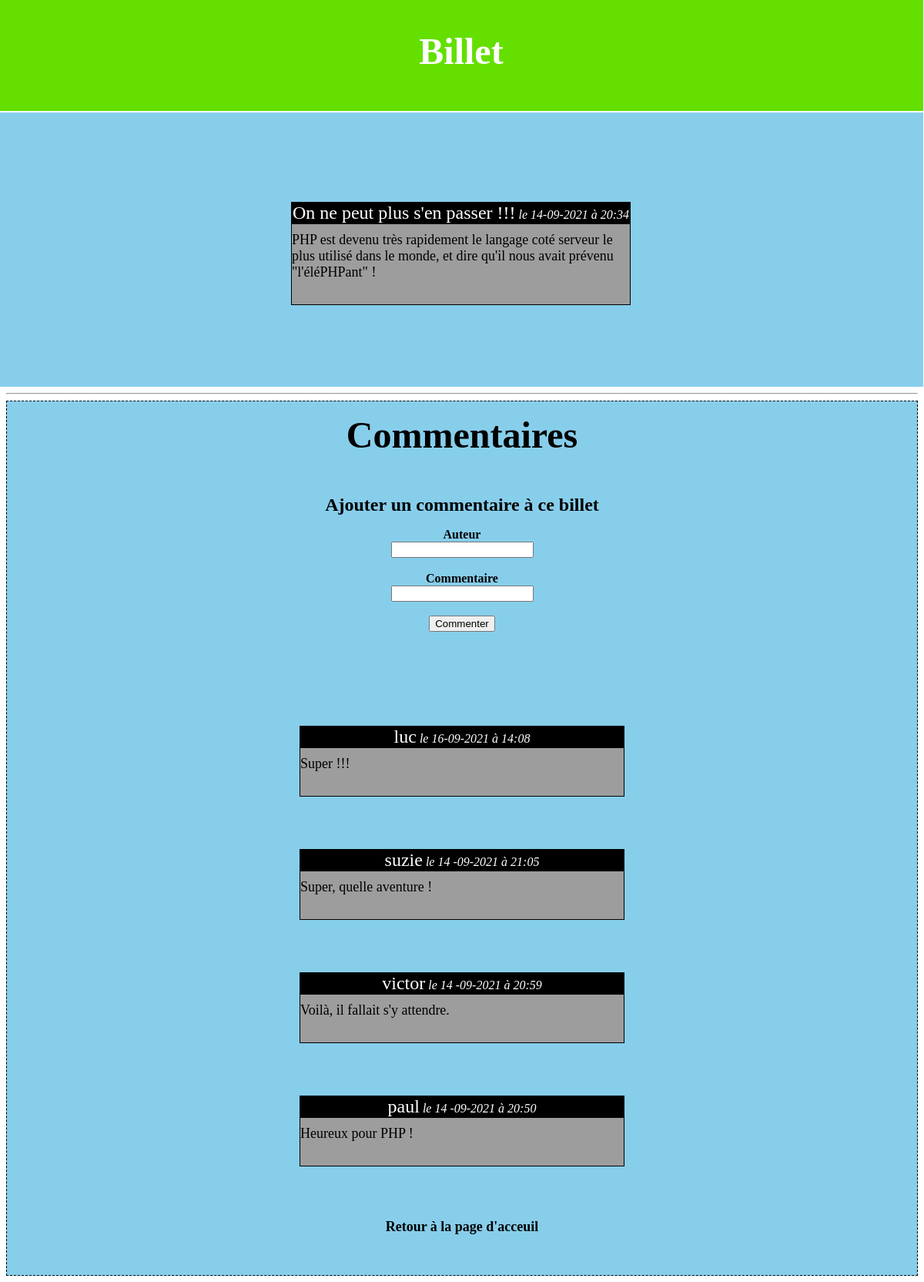
The page /commentaires.php?num=5 on the database its author committed.
### tables this page shows
CREATE TABLE `billet` (
  `id` int(11) NOT NULL,
  `titre` varchar(255) NOT NULL,
  `contenu` text NOT NULL,
  `dates` varchar(20) NOT NULL,
  `temps` varchar(20) NOT NULL
);

CREATE TABLE `commentaire` (
  `id` int(11) NOT NULL,
  `id_billet` int(11) NOT NULL,
  `auteur` varchar(255) NOT NULL,
  `commentaire` text NOT NULL,
  `dates` varchar(20) NOT NULL,
  `temps` varchar(20) NOT NULL
);

### commentaires.php (the view, shortened to what this page needs)
<!DOCTYPE html>
<html>
<head>
    <link rel="stylesheet" href="css.css">
    <link rel="stylesheet" href="css2.css">
</head>
<body>
    <center>
        <p class="ajout"><strong><font size=10px>Billet</font></strong></p>
        <?php
            require_once('connect.php');
            $request=$bdd->prepare('SELECT id, titre, contenu, dates, temps FROM billet WHERE id=:nombre');
            $request->execute(array(
                'nombre'=>$_GET['num']
            ));
            $donnee=$request->fetch();
            echo '<center class="bloc"><p class="titre"><font size=5px>'.strip_tags($donnee['titre']).'<em><font size=3px> le '.strip_tags($donnee['dates']).' à '.strip_tags($donnee['temps']).'</font></em></font></p><br/><p class="contenu"><font size=4px>'.strip_tags($donnee['contenu']).'<br/><br/></font></p><br/><br/><br/><br/><br/></center>';
        ?>
        <hr/>
        <center class="fform">
            <p><strong><font size=7px>Commentaires</font></strong></p>
            <br/>
            <p><strong><font size="5px">Ajouter un commentaire à ce billet</font></strong></p>
            <form method="post" action="traitement_com.php">
                <p>
                    <label for="auteur"><strong>Auteur</strong></label><br/>
                    <input type="text" name="auteur" id="auteur"/><br/><br/>
                    <label for="commentaire"><strong>Commentaire</strong></label><br/>
                    <input type="text" name="commentaire" id="commentaire"/><br/><br/>
                    <input type="submit" value="Commenter"/><br/><br/><br/><br/>
                </p>
            </form>
            <br/><br/>
            <?php
                include('connect.php');
                $req2=$bdd->prepare('SELECT id, id_billet, auteur, commentaire, dates, temps FROM commentaire WHERE id_billet=:num ORDER BY id DESC LIMIT 0, 10');
                $req2->execute(array(
                    'num'=>strip_tags($_GET['num'])
                ));
                while($donnees=$req2->fetch()){
                    echo '<p class="titre"><font size=5px>'.strip_tags($donnees['auteur']).'<em><font size=3px> le '.strip_tags($donnees['dates']).' à '.strip_tags($donnees['temps']).'</font></em></font></p><br/><p class="contenu"><font size=4px>'.strip_tags($donnees['commentaire']).'<br/><br/></font></p><br/><br/>';
                }
            ?>
            <p><strong><font size="4px"><a class="ajt" href="index.php">Retour à la page d'acceuil</a></font></strong></p>
            <br/><br/>
        </center>
    </center>
<body>
</html>

### css.css (style rules this page uses)
.titre { border: 1px solid black; margin-left: 380px; margin-right: 380px; background-color: black; color: white; }
.contenu { border: 1px solid black; margin-left: 380px; margin-right: 380px; padding-top: 10px; padding-bottom: 10px; margin-top: -35px; text-align: left; background-color: rgb(157, 157, 157); color: black; }

### css2.css (style rules this page uses)
.ajout { border: 1px solid white; background-color: rgb(100, 223, 0); color: white; margin-left: -10px; margin-right: -8px; margin-top: -10px; padding-top: 40px; padding-bottom: 50px; }
.ajt { text-decoration: none; color: black }
.bloc { background-color: skyblue; margin-left: -10px; margin-right: -7px; margin-top: -15px; padding-top: 100px; }
.fform { border: 1px dashed black; background-color: skyblue; }

### rows shown on the page
billet: titre "On ne peut plus s'en passer !!!", dates "14-09-2021", temps "20:34", contenu "PHP est devenu très rapidement le langage coté serveur le plus utilisé dans le monde, et dire qu'il nous avait prévenu \"l'éléPHPant\" !"
commentaire: auteur "luc", dates "16-09-2021", temps "14:08", commentaire "Super !!!"
commentaire: auteur "suzie", dates "14 -09-2021", temps "21:05", commentaire "Super, quelle aventure !"
commentaire: auteur "victor", dates "14 -09-2021", temps "20:59", commentaire "Voilà, il fallait s'y attendre."
commentaire: auteur "paul", dates "14 -09-2021", temps "20:50", commentaire "Heureux pour PHP !"
